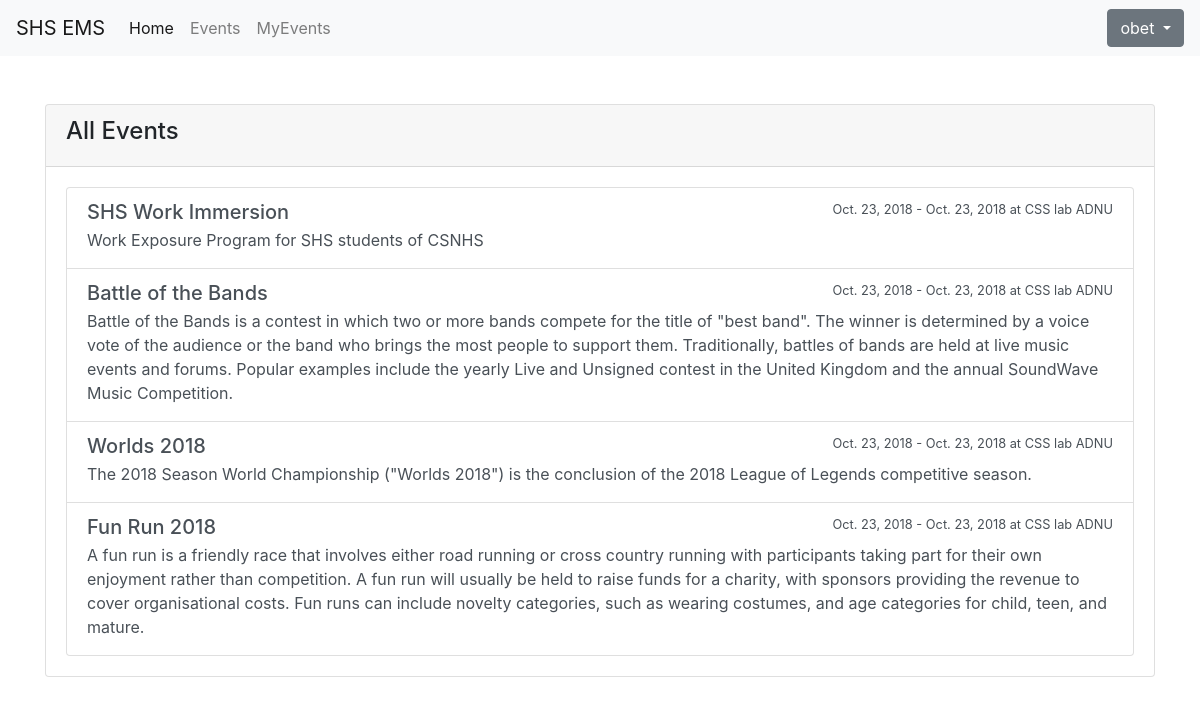
The page /events/ (signed in) on the database its author committed.
### users/models.py (models this page shows, shortened)
class Participant(AbstractUser):
    contact_number = models.CharField("Contact Number", max_length = 50)

### events/models.py (models this page shows, shortened)
class Event(models.Model):
    name = models.CharField("Name of Event", max_length = 50)
    description = models.TextField("Description", max_length = 1000, blank = True)
    max_slots = models.IntegerField("Max Slots", blank = True, null = True)
    date_from = models.DateField("Start Date", null = True)
    date_to = models.DateField("End Date", null = True)
    time_from = models.TimeField("Start Time", null = True)
    time_to = models.TimeField("End Time", null = True)
    venue = models.CharField("Venue", max_length = 200, default = '')
    creator = models.ForeignKey(to = 'users.Participant', on_delete = models.CASCADE, null = True)

### events/views.py (the view)
# urls.py: path("events/", EventListView.as_view(), name = "event_list"),
class EventListView(ListView):
    model = Event
    template_name= "event_list.html"
    context_object_name = "event_list"

### templates/event_list.html (shortened to what this page needs)
{%extends "base.html"%}
{%block content%}
<div class="card  mt-5" >
  <div class="card-header">
    <h4> All Events </h4>
  </div>
  <div class="card-body">
    <div class="list-group">
      {% for event in event_list%}
      <a href="{% url 'event_detail' event.pk %}" class="list-group-item list-group-item-action flex-column align-items-start ">
      <div class="d-flex w-100 justify-content-between">
        <h5 class="mb-1"> {{event.name}} </h5>
        <small> {{ event.date_from }} - {{ event.date_to }} at {{ event.venue }} </small>
      </div>
      <p class="mb-1"> {{event.description }}</p>
    </a>
    {% empty %}
    <a href="#!" class="list-group-item list-group-item-action list-group-item-warning">GG BRO NO EVENT YET</a>
    {% endfor %}
  </div>
  </div>
</div>
{%endblock content%}

### templates/base.html (shortened to what this page needs)
<!doctype html>
<html lang="en">
  <head>
    <link rel="stylesheet" href="https://stackpath.bootstrapcdn.com/bootstrap/4.1.3/css/bootstrap.min.css">
  </head>
  <body>
      <nav class="navbar navbar-expand-lg navbar-light bg-light">
          <a class="navbar-brand" href="{% url 'home' %}">SHS EMS</a>
          <div class="collapse navbar-collapse" id="navbarTogglerDemo02">
            <ul class="navbar-nav mr-auto mt-2 mt-md-0">
              <li class="nav-item active">
                <a class="nav-link" href="{% url 'home' %}">Home</a>
              </li>
              <li class="nav-item">
                <a class="nav-link" href="{% url 'event_list' %}">Events</a>
              </li>
              <li class="nav-item">
                  <a class="nav-link" href="{% url 'myevent_list' %}">MyEvents</a>
                </li>
            </ul>
          </div>
        {% if user.is_authenticated %}
        <div class="btn-group">
            <button type="button" class="btn btn-secondary dropdown-toggle" data-toggle="dropdown" aria-haspopup="true" aria-expanded="false">
                {{user.username}}
            </button>
        </div>
          {% endif %}
        </nav>
      <div class="container">
            {% block content %}
            {% endblock content %}
      </div>
  </body>
</html>

### rows shown on the page
Participant: username "obet"
Event: name "SHS Work Immersion", date_from "Oct. 23, 2018", date_to "Oct. 23, 2018", venue "CSS lab ADNU", description "Work Exposure Program for SHS students of CSNHS"
Event: name "Battle of the Bands", date_from "Oct. 23, 2018", date_to "Oct. 23, 2018", venue "CSS lab ADNU", description "Battle of the Bands is a contest in which two or more bands compete for the title of \"best band\". The winner is determined by a voice vote of the audience or the band who brings the most people to support them. Traditionally, battles of bands are held at live music events and forums. Popular examples include the yearly Live and Unsigned contest in the United Kingdom and the annual SoundWave Music Competition."
Event: name "Worlds 2018", date_from "Oct. 23, 2018", date_to "Oct. 23, 2018", venue "CSS lab ADNU", description "The 2018 Season World Championship (\"Worlds 2018\") is the conclusion of the 2018 League of Legends competitive season."
Event: name "Fun Run 2018", date_from "Oct. 23, 2018", date_to "Oct. 23, 2018", venue "CSS lab ADNU", description "A fun run is a friendly race that involves either road running or cross country running with participants taking part for their own enjoyment rather than competition. A fun run will usually be held to raise funds for a charity, with sponsors providing the revenue to cover organisational costs. Fun runs can include novelty categories, such as wearing costumes, and age categories for child, teen, and mature."
